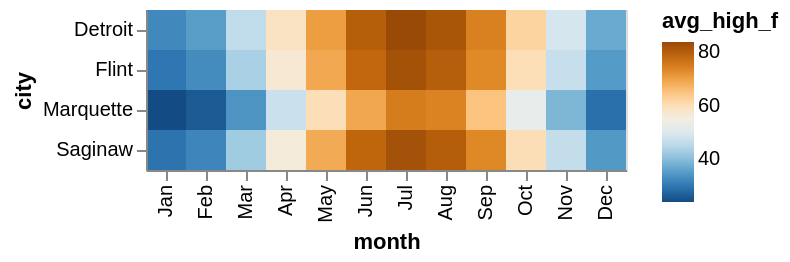

Notebook code for this chart:
### Markdown cell above
### 3. The whole matrix at once
**# YOUR TURN:** make a **heatmap** where month (sorted) is on the x axis, city on the y axis, color based on the average high (`color='avg_high_f:Q'`). All 48 numbers with no bars. When is this clearer than the line chart? When is it worse?

### Code cell
# YOUR TURN: heatmap
alt.Chart(df).mark_rect().encode(x=alt.X('month:N', sort=months), y='city:N', color=alt.Color('avg_high_f:Q', scale=alt.Scale(scheme='blueorange')))

### Figure 1 — Vega-Lite specification as saved in the notebook (floating-point values rounded to 4 significant figures)
{"config": {"view": {"continuousWidth": 300, "continuousHeight": 300}}, "data": {"name": "data-e9749b960f485e06d0b364bfd2df7f3f"}, "mark": {"type": "rect"}, "encoding": {"color": {"field": "avg_high_f", "scale": {"scheme": "blueorange"}, "type": "quantitative"}, "x": {"field": "month", "sort": ["Jan", "Feb", "Mar", "Apr", "May", "Jun", "Jul", "Aug", "Sep", "Oct", "Nov", "Dec"], "type": "nominal"}, "y": {"field": "city", "type": "nominal"}}, "$schema": "https://vega.github.io/schema/vega-lite/v5.20.1.json", "datasets": {"data-e9749b960f485e06d0b364bfd2df7f3f": [{"city": "Detroit", "month": "Jan", "avg_high_f": 32.3, "precip_in": 2.23}, {"city": "Detroit", "month": "Feb", "avg_high_f": 35.2, "precip_in": 2.08}, {"city": "Detroit", "month": "Mar", "avg_high_f": 45.9, "precip_in": 2.43}, {"city": "Detroit", "month": "Apr", "avg_high_f": 58.7, "precip_in": 3.26}, {"city": "Detroit", "month": "May", "avg_high_f": 70.3, "precip_in": 3.72}, {"city": "Detroit", "month": "Jun", "avg_high_f": 79.7, "precip_in": 3.26}, {"city": "Detroit", "month": "Jul", "avg_high_f": 83.7, "precip_in": 3.51}, {"city": "Detroit", "month": "Aug", "avg_high_f": 81.4, "precip_in": 3.26}, {"city": "Detroit", "month": "Sep", "avg_high_f": 74.4, "precip_in": 3.22}, {"city": "Detroit", "month": "Oct", "avg_high_f": 62.0, "precip_in": 2.53}, {"city": "Detroit", "month": "Nov", "avg_high_f": 48.6, "precip_in": 2.57}, {"city": "Detroit", "month": "Dec", "avg_high_f": 37.2, "precip_in": 2.25}, {"city": "Flint", "month": "Jan", "avg_high_f": 29.9, "precip_in": 1.99}, {"city": "Flint", "month": "Feb", "avg_high_f": 32.8, "precip_in": 1.68}, {"city": "Flint", "month": "Mar", "avg_high_f": 43.3, "precip_in": 1.97}, {"city": "Flint", "month": "Apr", "avg_high_f": 56.7, "precip_in": 3.13}, {"city": "Flint", "month": "May", "avg_high_f": 68.9, "precip_in": 3.68}, {"city": "Flint", "month": "Jun", "avg_high_f": 78.2, "precip_in": 3.12}, {"city": "Flint", "month": "Jul", "avg_high_f": 82.1, "precip_in": 3.41}, {"city": "Flint", "month": "Aug", "avg_high_f": 79.9, "precip_in": 3.16}, {"city": "Flint", "month": "Sep", "avg_high_f": 73.1, "precip_in": 2.9}, {"city": "Flint", "month": "Oct", "avg_high_f": 60.1, "precip_in": 2.77}, {"city": "Flint", "month": "Nov", "avg_high_f": 46.6, "precip_in": 2.27}, {"city": "Flint", "month": "Dec", "avg_high_f": 34.9, "precip_in": 1.89}, {"city": "Saginaw", "month": "Jan", "avg_high_f": 29.5, "precip_in": 1.92}, {"city": "Saginaw", "month": "Feb", "avg_high_f": 31.8, "precip_in": 1.77}, {"city": "Saginaw", "month": "Mar", "avg_high_f": 42.3, "precip_in": 2.02}, {"city": "Saginaw", "month": "Apr", "avg_high_f": 55.8, "precip_in": 3.19}, {"city": "Saginaw", "month": "May", "avg_high_f": 68.6, "precip_in": 3.41}, {"city": "Saginaw", "month": "Jun", "avg_high_f": 78.5, "precip_in": 3.28}, {"city": "Saginaw", "month": "Jul", "avg_high_f": 82.2, "precip_in": 2.83}, {"city": "Saginaw", "month": "Aug", "avg_high_f": 80.0, "precip_in": 3.85}, {"city": "Saginaw", "month": "Sep", "avg_high_f": 73.3, "precip_in": 2.81}, {"city": "Saginaw", "month": "Oct", "avg_high_f": 60.2, "precip_in": 2.91}, {"city": "Saginaw", "month": "Nov", "avg_high_f": 46.2, "precip_in": 2.28}, {"city": "Saginaw", "month": "Dec", "avg_high_f": 34.7, "precip_in": 1.85}, {"city": "Marquette", "month": "Jan", "avg_high_f": 24.0, "precip_in": 2.0}, {"city": "Marquette", "month": "Feb", "avg_high_f": 26.0, "precip_in": 1.4}, {"city": "Marquette", "month": "Mar", "avg_high_f": 34.0, "precip_in": 1.9}, {"city": "Marquette", "month": "Apr", "avg_high_f": 47.0, "precip_in": 2.6}, {"city": "Marquette", "month": "May", "avg_high_f": 60.0, "precip_in": 3.0}, {"city": "Marquette", "month": "Jun", "avg_high_f": 69.0, "precip_in": 3.3}, {"city": "Marquette", "month": "Jul", "avg_high_f": 75.0, "precip_in": 3.3}, {"city": "Marquette", "month": "Aug", "avg_high_f": 74.0, "precip_in": 3.6}, {"city": "Marquette", "month": "Sep", "avg_high_f": 65.0, "precip_in": 4.0}, {"city": "Marquette", "month": "Oct", "avg_high_f": 52.0, "precip_in": 4.0}, {"city": "Marquette", "month": "Nov", "avg_high_f": 39.0, "precip_in": 3.1}, {"city": "Marquette", "month": "Dec", "avg_high_f": 29.0, "precip_in": 2.4}]}}
